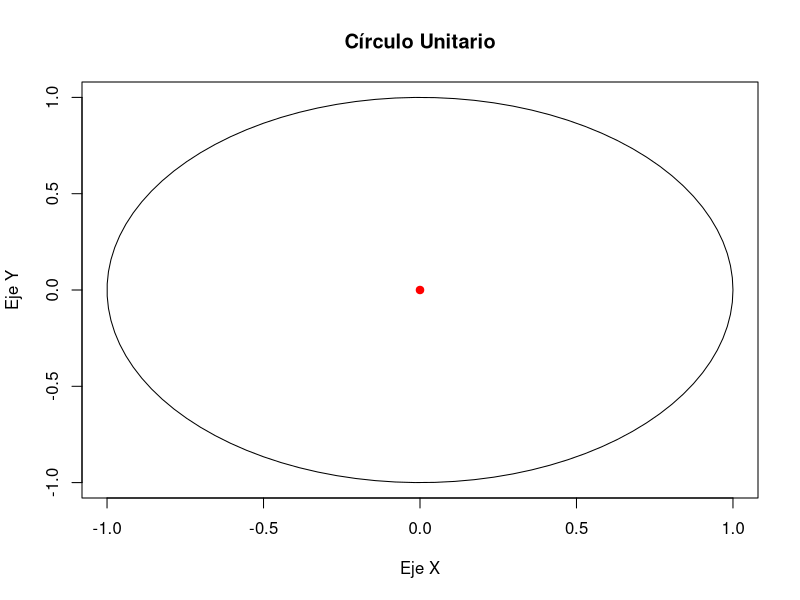
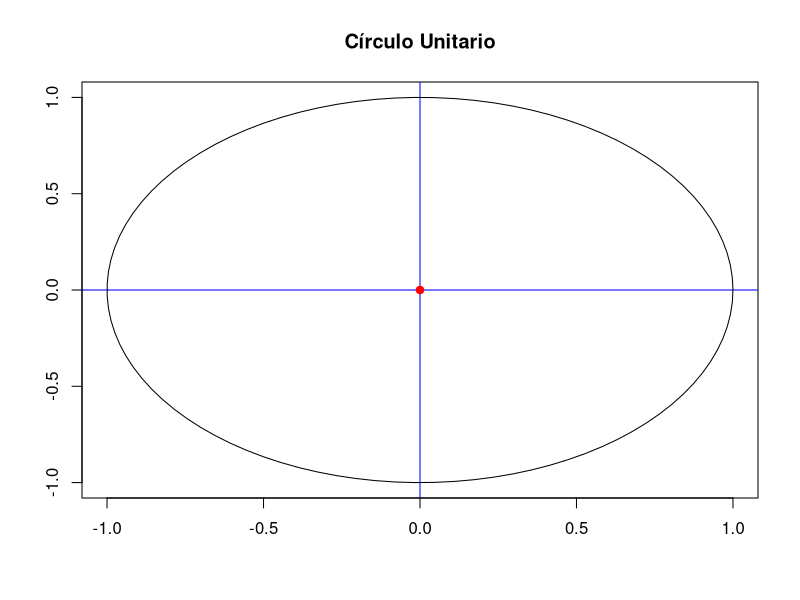
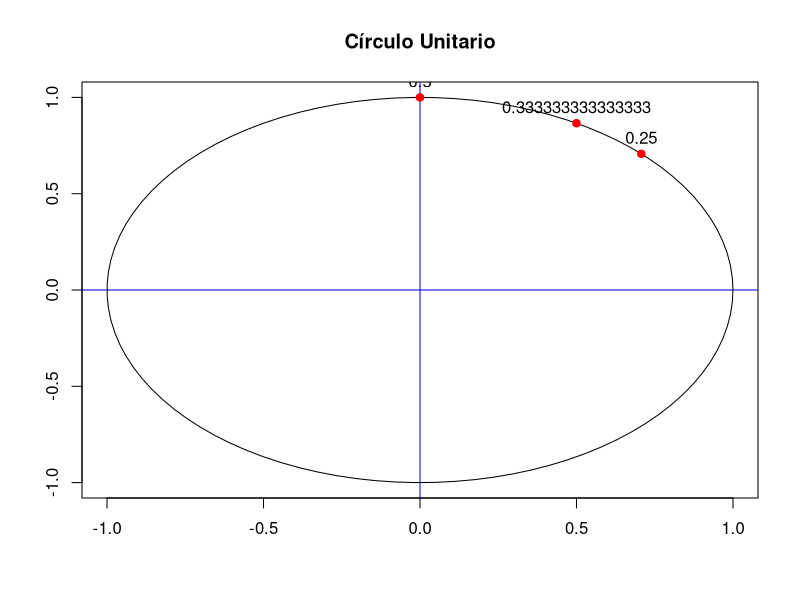
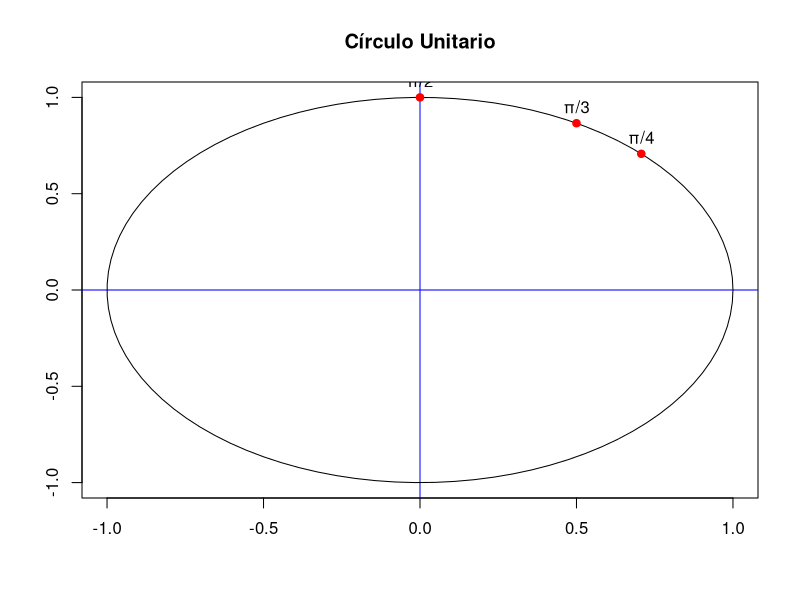
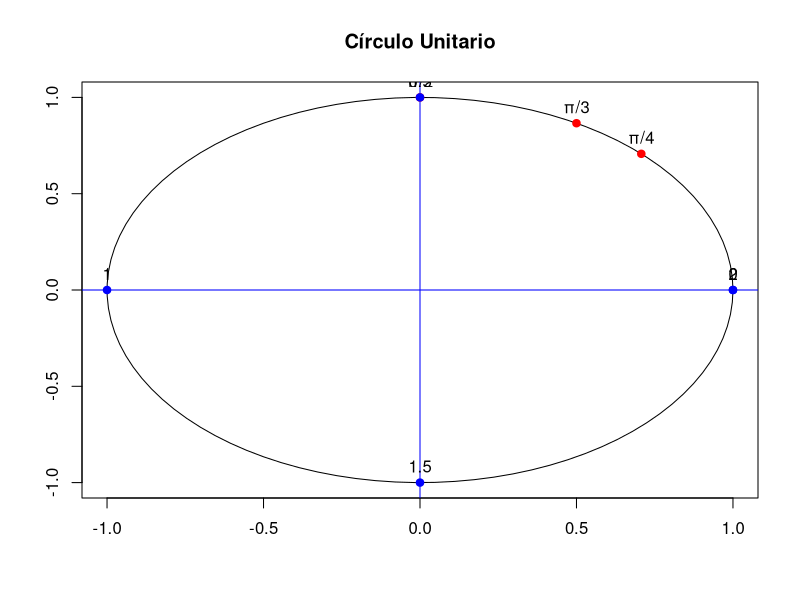
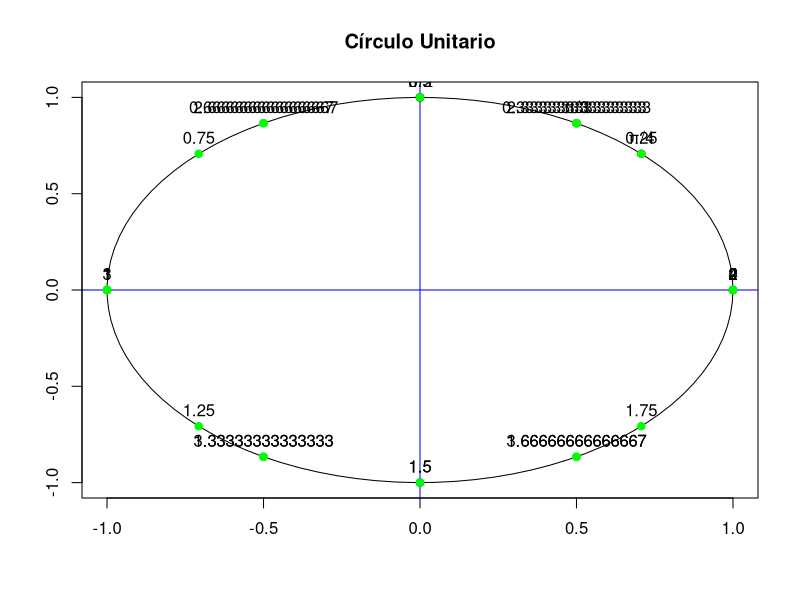
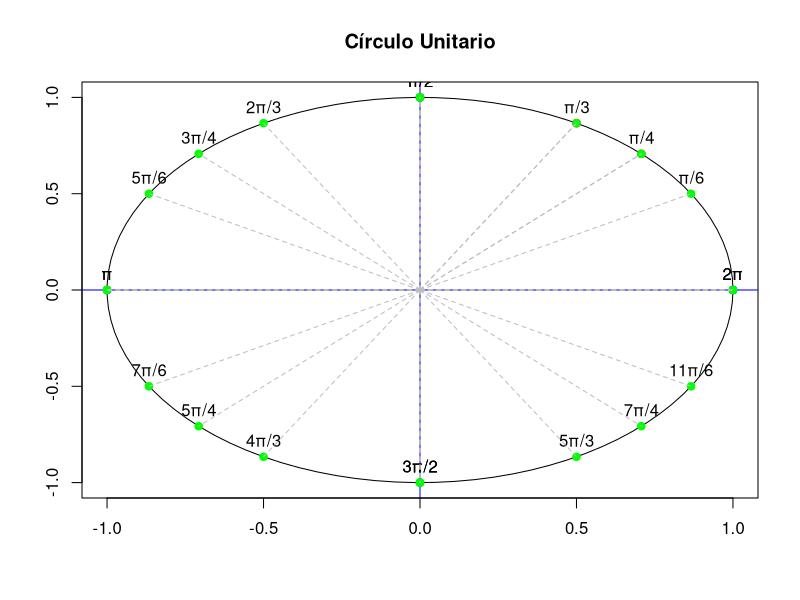

These figures' R source, in order:
# Generar puntos en el círculo unitario
theta <- seq(0, 2 * pi, length.out = 100) # Ángulos de 0 a 2*pi
x <- cos(theta) # Coordenada x
y <- sin(theta) # Coordenada y

# Graficar el círculo unitario
plot(x, y, type = "l", aspect = 1, xlim = c(-1, 1), ylim = c(-1, 1), 
     xlab = "Eje X", ylab = "Eje Y", main = "Círculo Unitario")

# Opcional: agregar un punto en el centro
points(0, 0, pch = 19, col = "red")


# Generar puntos en el círculo unitario
theta <- seq(0, 2 * pi, length.out = 100) # Ángulos de 0 a 2*pi
x <- cos(theta) # Coordenada x
y <- sin(theta) # Coordenada y

# Graficar el círculo unitario
plot(x, y, type = "n", aspect = 1, xlim = c(-1, 1), ylim = c(-1, 1), 
     xlab = "", ylab = "", main = "Círculo Unitario")

# Dibujar los ejes X y Y en color azul y grosor delgado
abline(h = 0, col = "blue", lwd = 1) # Eje X
abline(v = 0, col = "blue", lwd = 1) # Eje Y

# Dibujar el círculo unitario
lines(x, y)

# Opcional: agregar un punto en el centro
points(0, 0, pch = 19, col = "red")


# --------------------------------------------------
# Generar puntos en el círculo unitario
theta <- seq(0, 2 * pi, length.out = 100) # Ángulos de 0 a 2*pi
x <- cos(theta) # Coordenada x
y <- sin(theta) # Coordenada y

# Ángulos específicos
angles <- c(pi/4, pi/2, pi/3)

# Coordenadas de los puntos en la circunferencia para los ángulos específicos
x_points <- cos(angles)
y_points <- sin(angles)

# Graficar el círculo unitario
plot(x, y, type = "n", aspect = 1, xlim = c(-1, 1), ylim = c(-1, 1), 
     xlab = "", ylab = "", main = "Círculo Unitario")

# Dibujar los ejes X y Y en color azul y grosor delgado
abline(h = 0, col = "blue", lwd = 1) # Eje X
abline(v = 0, col = "blue", lwd = 1) # Eje Y

# Dibujar el círculo unitario
lines(x, y)

# Agregar puntos en la circunferencia para ángulos específicos
points(x_points, y_points, pch = 19, col = "red")

# Etiquetar los puntos con los ángulos correspondientes
text(x_points, y_points, labels = as.character(angles/pi), pos = 3)


# --------------------------------------------------

# Generar puntos en el círculo unitario
theta <- seq(0, 2 * pi, length.out = 100) # Ángulos de 0 a 2*pi
x <- cos(theta) # Coordenada x
y <- sin(theta) # Coordenada y

# Ángulos específicos
angles <- c(pi/4, pi/2, pi/3)

# Coordenadas de los puntos en la circunferencia para los ángulos específicos
x_points <- cos(angles)
y_points <- sin(angles)

# Valores de ángulos en términos de π
angle_labels <- c("π/4", "π/2", "π/3")

# Graficar el círculo unitario
plot(x, y, type = "n", aspect = 1, xlim = c(-1, 1), ylim = c(-1, 1), 
     xlab = "", ylab = "", main = "Círculo Unitario")

# Dibujar los ejes X y Y en color azul y grosor delgado
abline(h = 0, col = "blue", lwd = 1) # Eje X
abline(v = 0, col = "blue", lwd = 1) # Eje Y

# Dibujar el círculo unitario
lines(x, y)

# Agregar puntos en la circunferencia para ángulos específicos
points(x_points, y_points, pch = 19, col = "red")

# Etiquetar los puntos con los valores de ángulo en términos de π
text(x_points, y_points, labels = angle_labels, pos = 3)

# --------------------------------------------------

# Generar puntos en el círculo unitario
theta <- seq(0, 2 * pi, length.out = 100) # Ángulos de 0 a 2*pi
x <- cos(theta) # Coordenada x
y <- sin(theta) # Coordenada y

# Ángulos específicos (π/4, π/2, π/3)
angles <- c(pi/4, pi/2, pi/3)

# Coordenadas de los puntos en la circunferencia para los ángulos específicos
x_points <- cos(angles)
y_points <- sin(angles)

# Valores de ángulos en términos de π
angle_labels <- c("π/4", "π/2", "π/3")

# Ángulos múltiplos de π/2 y π/3 hasta 2π
angles_multiples <- seq(0, 2 * pi, by = pi/2)
angles_multiples <- angles_multiples[angles_multiples <= 2 * pi]  # Asegurarse de que no exceda 2π

# Coordenadas de los puntos en la circunferencia para los ángulos múltiplos
x_multiples <- cos(angles_multiples)
y_multiples <- sin(angles_multiples)

# Valores de ángulos múltiplos en términos de π
angle_labels_multiples <- as.character(angles_multiples / pi)

# Graficar el círculo unitario
plot(x, y, type = "n", aspect = 1, xlim = c(-1, 1), ylim = c(-1, 1), 
     xlab = "", ylab = "", main = "Círculo Unitario")

# Dibujar los ejes X y Y en color azul y grosor delgado
abline(h = 0, col = "blue", lwd = 1) # Eje X
abline(v = 0, col = "blue", lwd = 1) # Eje Y

# Dibujar el círculo unitario
lines(x, y)

# Agregar puntos en la circunferencia para ángulos específicos
points(x_points, y_points, pch = 19, col = "red")

# Etiquetar los puntos con los valores de ángulo en términos de π
text(x_points, y_points, labels = angle_labels, pos = 3)

# Agregar puntos en la circunferencia para ángulos múltiples
points(x_multiples, y_multiples, pch = 19, col = "blue")

# Etiquetar los puntos con los valores de ángulo múltiples en términos de π
text(x_multiples, y_multiples, labels = angle_labels_multiples, pos = 3)

# --------------------------------------------------

# Generar puntos en el círculo unitario
theta <- seq(0, 2 * pi, length.out = 100) # Ángulos de 0 a 2*pi
x <- cos(theta) # Coordenada x
y <- sin(theta) # Coordenada y

# Ángulos específicos (π/4, π/2, π/3)
angles <- c(pi/4, pi/2, pi/3)

# Coordenadas de los puntos en la circunferencia para los ángulos específicos
x_points <- cos(angles)
y_points <- sin(angles)

# Valores de ángulos en términos de π
angle_labels <- c("π/4", "π/2", "π/3")

# Ángulos múltiplos de π/2 y π/3 hasta 2π
angles_multiples <- seq(0, 2 * pi, by = pi/2)
angles_multiples <- angles_multiples[angles_multiples <= 2 * pi]  # Asegurarse de que no exceda 2π

# Coordenadas de los puntos en la circunferencia para los ángulos múltiples
x_multiples <- cos(angles_multiples)
y_multiples <- sin(angles_multiples)

# Valores de ángulos múltiples en términos de π
angle_labels_multiples <- as.character(angles_multiples / pi)

# Ángulos adicionales (π/4, 2π/4, 3π/4, 4π/4, 5π/4, 6π/4, 7π/4, 8π/4, π/3, 2π/3, 3π/3, 4π/3, 5π/3, 6π/3, 7π/3, 8π/3, 9π/3, 10π/3, 11π/3, 12π/3)
additional_angles <- c(pi/4, 2*pi/4, 3*pi/4, 4*pi/4, 5*pi/4, 6*pi/4, 7*pi/4, 8*pi/4,
                       pi/3, 2*pi/3, 3*pi/3, 4*pi/3, 5*pi/3, 6*pi/3, 7*pi/3, 8*pi/3,
                       9*pi/3, 10*pi/3, 11*pi/3, 12*pi/3)

# Coordenadas de los puntos en la circunferencia para los ángulos adicionales
x_additional <- cos(additional_angles)
y_additional <- sin(additional_angles)

# Valores de ángulos adicionales en términos de π
angle_labels_additional <- as.character(additional_angles / pi)

# Graficar el círculo unitario
plot(x, y, type = "n", aspect = 1, xlim = c(-1, 1), ylim = c(-1, 1), 
     xlab = "", ylab = "", main = "Círculo Unitario")

# Dibujar los ejes X y Y en color azul y grosor delgado
abline(h = 0, col = "blue", lwd = 1) # Eje X
abline(v = 0, col = "blue", lwd = 1) # Eje Y

# Dibujar el círculo unitario
lines(x, y)

# Agregar puntos en la circunferencia para ángulos específicos
points(x_points, y_points, pch = 19, col = "red")

# Etiquetar los puntos con los valores de ángulo en términos de π
text(x_points, y_points, labels = angle_labels, pos = 3)

# Agregar puntos en la circunferencia para ángulos múltiples
points(x_multiples, y_multiples, pch = 19, col = "blue")

# Etiquetar los puntos con los valores de ángulo múltiples en términos de π
text(x_multiples, y_multiples, labels = angle_labels_multiples, pos = 3)

# Agregar puntos en la circunferencia para ángulos adicionales
points(x_additional, y_additional, pch = 19, col = "green")

# Etiquetar los puntos con los valores de ángulo adicionales en términos de π
text(x_additional, y_additional, labels = angle_labels_additional, pos = 3)

# --------------------------------------------------
# Generar puntos en el círculo unitario
theta <- seq(0, 2 * pi, length.out = 100) # Ángulos de 0 a 2*pi
x <- cos(theta) # Coordenada x
y <- sin(theta) # Coordenada y

# Ángulos específicos (π/4, π/2, π/3)
angles <- c(pi/4, pi/2, pi/3)

# Coordenadas de los puntos en la circunferencia para los ángulos específicos
x_points <- cos(angles)
y_points <- sin(angles)

# Valores de ángulos en términos de π
angle_labels <- c("π/4", "π/2", "π/3")

# Ángulos múltiplos de π/2 y π/3 hasta 2π
angles_multiples <- seq(0, 2 * pi, by = pi/2)
angles_multiples <- angles_multiples[angles_multiples <= 2 * pi]  # Asegurarse de que no exceda 2π

# Coordenadas de los puntos en la circunferencia para los ángulos múltiples
x_multiples <- cos(angles_multiples)
y_multiples <- sin(angles_multiples)

# Valores de ángulos múltiples en términos de π
angle_labels_multiples <- as.character(angles_multiples / pi)

# Ángulos adicionales (π/4, 2π/4, 3π/4, 4π/4, 5π/4, 6π/4, 7π/4, 8π/4, π/3, 2π/3, 3π/3, 4π/3, 5π/3, 6π/3, 7π/3, 8π/3, 9π/3, 10π/3, 11π/3, 12π/3)
additional_angles <- c(pi/4, 2*pi/4, 3*pi/4, 4*pi/4, 5*pi/4, 6*pi/4, 7*pi/4, 8*pi/4,
                       pi/6, 2*pi/6, 3*pi/6, 4*pi/6, 5*pi/6, 6*pi/6, 7*pi/6, 8*pi/6,
                       9*pi/6, 10*pi/6, 11*pi/6, 12*pi/6)



# Coordenadas de los puntos en la circunferencia para los ángulos adicionales
x_additional <- cos(additional_angles)
y_additional <- sin(additional_angles)

# Valores de ángulos adicionales en términos de π
#angle_labels_additional <- c(pi/4, 2*pi/4, 3*pi/4, 4*pi/4, 5*pi/4, 6*pi/4, 7*pi/4, 8*pi/4,
#                             pi/3, 2*pi/3, 3*pi/3, 4*pi/3, 5*pi/3, 6*pi/3, 7*pi/3, 8*pi/3,
#                             9*pi/3, 10*pi/3, 11*pi/3, 12*pi/3)

angle_labels_additional <- c("π/4", "π/2", "3π/4", "π", "5π/4", "3π/2", 
                             "7π/4", "2π", "π/6", "π/3", "π/2", "2π/3",
                             "5π/6", "π", "7π/6", "4π/3", "3π/2", "5π/3",
                             "11π/6", "2π")


# Graficar el círculo unitario
plot(x, y, type = "n", aspect = 1, xlim = c(-1, 1), ylim = c(-1, 1), 
     xlab = "", ylab = "", main = "Círculo Unitario")

# Dibujar los ejes X y Y en color azul y grosor delgado
abline(h = 0, col = "blue", lwd = 1) # Eje X
abline(v = 0, col = "blue", lwd = 1) # Eje Y

# Dibujar el círculo unitario
lines(x, y)

# Agregar puntos en la circunferencia para ángulos específicos
points(x_points, y_points, pch = 19, col = "red")

# Etiquetar los puntos con los valores de ángulo en términos de π
#text(x_points, y_points, labels = angle_labels, pos = 3)

# Agregar puntos en la circunferencia para ángulos múltiples
points(x_multiples, y_multiples, pch = 19, col = "blue")

# Etiquetar los puntos con los valores de ángulo múltiples en términos de π
#text(x_multiples, y_multiples, labels = angle_labels_multiples, pos = 3)

# Agregar puntos en la circunferencia para ángulos adicionales
points(x_additional, y_additional, pch = 19, col = "green")

# Etiquetar los puntos con los valores de ángulo adicionales en términos de π
text(x_additional, y_additional, labels = angle_labels_additional, pos = 3)

# Agregar líneas punteadas desde (0,0) a los puntos sobre la circunferencia
segments(0, 0, x_points, y_points, col = "gray", lty = 2)
segments(0, 0, x_multiples, y_multiples, col = "gray", lty = 2)
segments(0, 0, x_additional, y_additional, col = "gray", lty = 2)
# --------------------------------------------------


# --------------------------------------------------


# --------------------------------------------------
